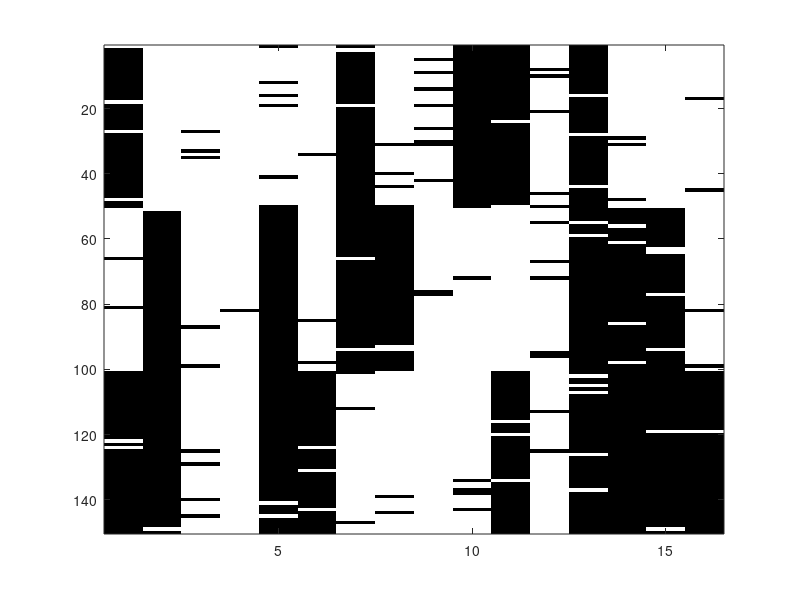

MATLAB code for this plot: (Note: this script raises an error after producing the figure.)

% This file is from pmtk3.googlecode.com

function [W, b, proto] = tippingDemo();

p = 16;
K = 3;
proto = rand(p,K) < 0.5;
data = [];
dataClean = [];
M = 50;
source = [1*ones(1,M) 2*ones(1,M) 3*ones(1,M)];
for k=1:K
  tmp = repmat(proto(:,k), 1, M);
  dataClean  = [dataClean tmp];
  noise = rand(p, M) < 0.05;
  tmp(noise) = 1-tmp(noise);
  data  = [data tmp];
end

figure; imagesc(data'); colormap(gray);printPmtkFigure('binaryPCAinput');
figure; imagesc(dataClean'); colormap(gray)

q = 2;
[W, b, muPost] = binaryPcaFitVarEm(data, 2);

figure;
symbols = {'ro', 'gs', 'k*'};
for k=1:K
  ndx = (source==k);
  plot(muPost(1,ndx), muPost(2,ndx), symbols{k});
  hold on
end
printPmtkFigure('binaryPCAoutput')
